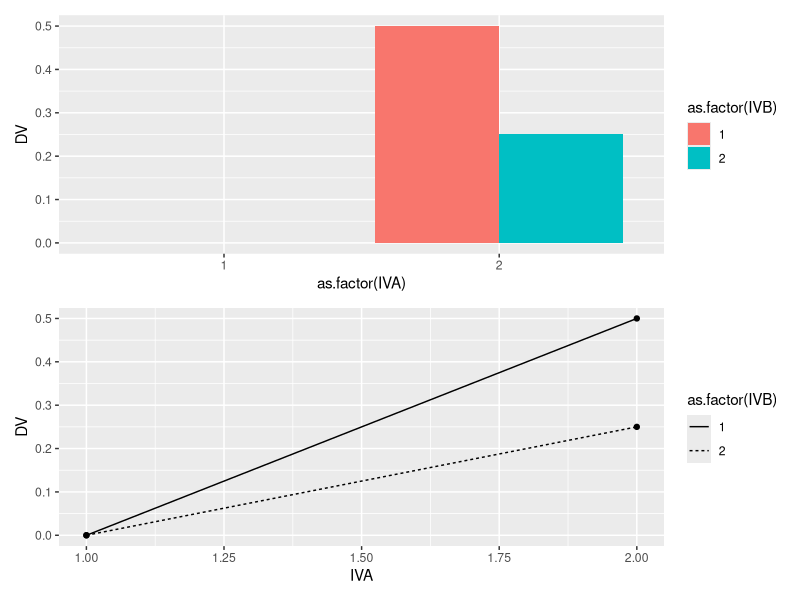

Write the R code that produced this figure.
## ---- chunk 1
knitr::opts_chunk$set(echo = TRUE)
## ---- chunk 2
library(tibble)
library(ggplot2)
library(patchwork)
# define 2-factor score model
grand_mean <- 0
A <- c(0,.5)
B <- c(0,0)
AB <- c(0,0,0,-.25)
# create design table
model_data <- tibble()
for(i in 1:length(A)){
  for(j in 1:length(B)){
    IVA <- i 
    IVB <- j
    DV <- grand_mean+A[i]+B[j]+AB[(i-1)*length(B)+j]
    sc_GM <- grand_mean
    sc_A <- A[i]
    sc_B <- B[j]
    sc_AB <- AB[(i-1)*length(B)+j] 
    row_entry <- tibble(IVA,IVB,DV,
                        sc_GM,sc_A,sc_B,sc_AB)
    model_data <- rbind(model_data,row_entry)
  }
}
knitr::kable(model_data)
# generate plots
bar_graph <- ggplot(model_data, 
                    aes(y=DV,
                        x=as.factor(IVA),
                        fill=as.factor(IVB)))+
  geom_bar(stat='identity', position='dodge')
line_graph <- ggplot(model_data, 
                     aes(y=DV,
                         x=IVA,
                         linetype=as.factor(IVB)))+
  geom_line()+
  geom_point()
(bar_graph/line_graph)

## ---- chunk 3

N <- 500
AB_pvalue <- c()
for(i in 1:1000){
  
  sim_df <- tibble(
    IVA = rep(rep(c("1","2"), each=2),N),
    IVB = rep(rep(c("1","2"), 2),N),
    DV = rnorm(4*N,c(0,0,.5,.25),1)
  )
  aov_results <- summary(aov(DV~IVA*IVB, sim_df))
  AB_pvalue[i]<-aov_results[[1]]$`Pr(>F)`[3]
}
length(AB_pvalue[AB_pvalue<0.05])/1000
